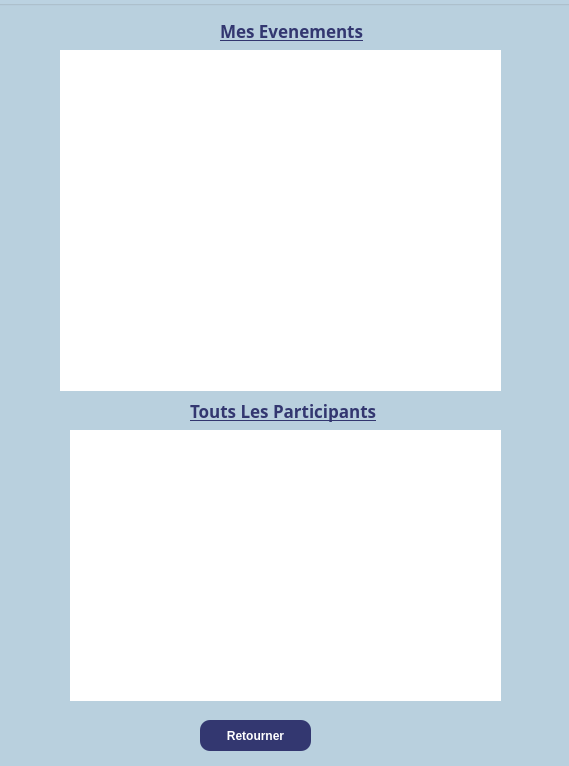
<?xml version="1.0" encoding="UTF-8"?>
<ui version="4.0">
 <class>mesevents</class>
 <widget class="QDialog" name="mesevents">
  <property name="geometry">
   <rect>
    <x>0</x>
    <y>0</y>
    <width>569</width>
    <height>766</height>
   </rect>
  </property>
  <property name="windowTitle">
   <string>Dialog</string>
  </property>
  <property name="windowIcon">
   <iconset resource="source.qrc">
    <normaloff>:/img/images/logo.png</normaloff>:/img/images/logo.png</iconset>
  </property>
  <widget class="QGroupBox" name="groupBox">
   <property name="geometry">
    <rect>
     <x>-20</x>
     <y>0</y>
     <width>641</width>
     <height>781</height>
    </rect>
   </property>
   <property name="styleSheet">
    <string notr="true">/*background-image: url(:/img/images/background.jpg);*/
background-color : #BBD2E1 ; 
</string>
   </property>
   <property name="title">
    <string/>
   </property>
   <widget class="QTableView" name="mesevent">
    <property name="geometry">
     <rect>
      <x>80</x>
      <y>50</y>
      <width>441</width>
      <height>341</height>
     </rect>
    </property>
    <property name="styleSheet">
     <string notr="true">border : none ;
background-color: white ;
color : #333770 ;
background-image : url();

    
</string>
    </property>
   </widget>
   <widget class="QTableView" name="participant">
    <property name="geometry">
     <rect>
      <x>90</x>
      <y>430</y>
      <width>431</width>
      <height>271</height>
     </rect>
    </property>
    <property name="styleSheet">
     <string notr="true">border : none ;
background-color: white ;
color : #333770 ;
background-image : url();
    
</string>
    </property>
   </widget>
   <widget class="QPushButton" name="retourner">
    <property name="geometry">
     <rect>
      <x>220</x>
      <y>720</y>
      <width>111</width>
      <height>31</height>
     </rect>
    </property>
    <property name="font">
     <font>
      <weight>75</weight>
      <bold>true</bold>
     </font>
    </property>
    <property name="cursor">
     <cursorShape>PointingHandCursor</cursorShape>
    </property>
    <property name="styleSheet">
     <string notr="true">#retourner
{
border-radius : 10px ;
color : white ; 
padding:10px ;
border:none ; 
background-color:#333770;
color : white ; 
}

#retourner:hover
{
background-color:  ;
}</string>
    </property>
    <property name="text">
     <string>Retourner</string>
    </property>
   </widget>
   <widget class="QLabel" name="label">
    <property name="geometry">
     <rect>
      <x>240</x>
      <y>10</y>
      <width>171</width>
      <height>41</height>
     </rect>
    </property>
    <property name="font">
     <font>
      <family>Neue Haas Grotesk Text Pro Ligh</family>
      <pointsize>13</pointsize>
      <weight>75</weight>
      <bold>true</bold>
      <underline>true</underline>
     </font>
    </property>
    <property name="styleSheet">
     <string notr="true">border : none ;
background-color: none;
color : #333770 ;
background-image : url();
    
</string>
    </property>
    <property name="text">
     <string>Mes Evenements</string>
    </property>
   </widget>
   <widget class="QLabel" name="label_3">
    <property name="geometry">
     <rect>
      <x>210</x>
      <y>390</y>
      <width>271</width>
      <height>41</height>
     </rect>
    </property>
    <property name="font">
     <font>
      <family>Neue Haas Grotesk Text Pro Ligh</family>
      <pointsize>13</pointsize>
      <weight>75</weight>
      <bold>true</bold>
      <underline>true</underline>
     </font>
    </property>
    <property name="styleSheet">
     <string notr="true">border : none ;
background-color: none;
color : #333770 ;
background-image : url();
    
</string>
    </property>
    <property name="text">
     <string>Touts Les Participants</string>
    </property>
   </widget>
  </widget>
 </widget>
 <resources>
  <include location="source.qrc"/>
 </resources>
 <connections/>
</ui>
